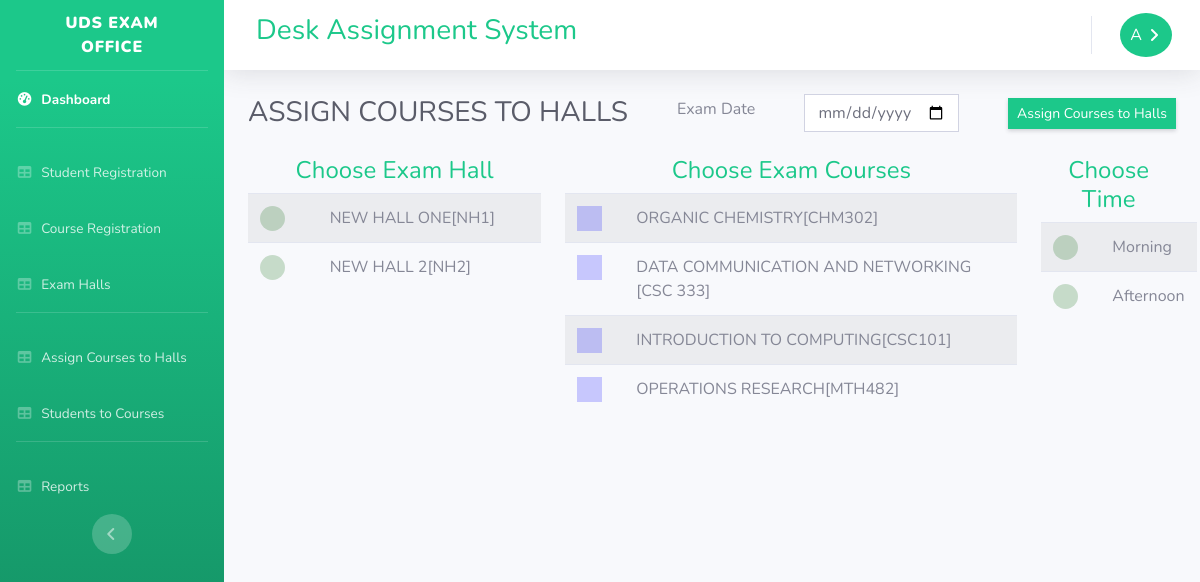
Page /courseshalls.php (signed in) on the committed database.
### tables this page shows
CREATE TABLE `examhalls` (
  `id` int(11) NOT NULL,
  `hallname` varchar(100) NOT NULL,
  `hallcode` varchar(10) NOT NULL,
  `hallrows` int(11) NOT NULL,
  `hallcolumns` int(11) NOT NULL,
  `capacity` int(11) GENERATED ALWAYS AS (`hallrows` * `hallcolumns`) VIRTUAL
);

CREATE TABLE `courses` (
  `course_id` int(11) NOT NULL,
  `course_name` varchar(50) NOT NULL,
  `course_code` varchar(10) NOT NULL
);

### courseshalls.php (the view, shortened to what this page needs)
<?php
  require('connect.php');
?>
<!DOCTYPE html>
<html lang="en">
<head>
  <link href="vendor/fontawesome-free/css/all.min.css" rel="stylesheet" type="text/css">
  <link href="css/sb-admin-2.min.css" rel="stylesheet">
  <link href="css/sb-admin-2.css" rel="stylesheet">
</head>
<body id="page-top">
  <div id="wrapper">
    <ul class="navbar-nav bg-gradient-success sidebar sidebar-dark accordion" id="accordionSidebar">
      <a class="sidebar-brand d-flex align-items-center justify-content-center" href="account.php">
        <div class="sidebar-brand-text mx-3"><b>UDS EXAM OFFICE</b> </div>
      </a>
      <hr class="sidebar-divider my-0">
      <li class="nav-item active">
        <a class="nav-link" href="account.php">
          <i class="fas fa-fw fa-tachometer-alt"></i>
          <span>Dashboard</span></a>
      </li>
      <hr class="sidebar-divider">
      <li class="nav-item">
        <a class="nav-link" href="registeredstudents.php">
          <i class="fas fa-fw fa-table"></i>
          <span>Student Registration</span></a>
      </li>
       <li class="nav-item">
        <a class="nav-link" href="courseregistration.php">
          <i class="fas fa-fw fa-table"></i>
          <span>Course Registration</span></a>
      </li>
      <li class="nav-item">
        <a class="nav-link" href="examhall.php">
          <i class="fas fa-fw fa-table"></i>
          <span>Exam Halls</span></a>
      </li>
      <hr class="sidebar-divider">
       <li class="nav-item">
        <a class="nav-link" href="courseshalls.php">
          <i class="fas fa-fw fa-table"></i>
          <span>Assign Courses to Halls</span></a>
      </li>
       <li class="nav-item">
        <a class="nav-link" href="assignstudentstocourses.php">
          <i class="fas fa-fw fa-table"></i>
          <span>Students to Courses</span></a>
      </li>
      <hr class="sidebar-divider d-none d-md-block">
      <li class="nav-item">
        <a class="nav-link" href="reports.php">
          <i class="fas fa-fw fa-table"></i>
          <span>Reports</span></a>
      </li>
      <div class="text-center d-none d-md-inline">
        <button class="rounded-circle border-0" id="sidebarToggle"></button>
      </div>
    </ul>
    <div id="content-wrapper" class="d-flex flex-column">
      <div id="content">
        <nav class="navbar navbar-expand navbar-light bg-white topbar mb-4 static-top shadow">
          <div class="d-none d-sm-inline-block ml-md-3 my-2 my-md-0 mw-100">
            <h3 class="text-success"> Desk Assignment System </h3>
          </div>
              <ul class="navbar-nav ml-auto">
      <li class="nav-item dropdown">
        <a class="nav-link " href="#" id="navbarDropdown" role="button" data-toggle="dropdown" aria-haspopup="true" aria-expanded="false">
          <span style="padding: 10px;font-style:bold; color:#fff;" class=" rounded-circle bg-success dropdown-toggle"><?php echo(strtoupper(substr($_SESSION['username'], 0,1))); ?></span>
        </a>
      </li>
    </ul>
        </nav>
        <div class="container-fluid">
        <form action="" method="POST">
          <div class="d-sm-flex align-items-center justify-content-between mb-4">
            <h1 class="h3 mb-0 text-center text-gray-800">ASSIGN COURSES TO HALLS</h1>
            <label>Exam Date</label>
            <input type="date" class="form-control col-2 rounded-0" name="writtendate" required>
            <input type="submit" class="d-none d-sm-inline-block btn btn-sm btn-success rounded-0 btn-primary shadow-sm" name="submit" value="Assign Courses to Halls" >
          </div>
          <div class="row">
            <div class="col-lg-4 mb-4">
              <h4 class="text-center text-success">Choose Exam Hall</h4>
              <?php
                $sql = "SELECT * FROM examhalls";
                $res = mysqli_query($conn,$sql);
                if(mysqli_num_rows($res) > 0){
                  echo "<table class='table table-striped'>";
                  echo "<tbody>";
                  while($row = mysqli_fetch_assoc($res)){
                    $hall_name = strtoupper($row['hallname']);
                    $hall_code = strtoupper($row['hallcode']);
                    echo "<tr>
                      <td> <label class='con'><input type='radio' name='halls' value='$hall_code'><span class='checkmark'> </span></label> </td>
                    <td>". $hall_name."[".$hall_code."]" ."</td> </tr>";
                  }
                  echo "</tbody>";
                  echo " </table>";
                }
              ?>
            </div>
            <div class="col-lg-6 mb-4">
              <h4 class="text-center text-success">Choose Exam Courses</h4>
              <?php
                $sql = "SELECT * FROM courses ORDER BY course_code ASC";
                $res = mysqli_query($conn,$sql);
                if(mysqli_num_rows($res) > 0){
                  echo "<table class='table table-striped'>";
                  echo "<tbody>";
                  while($row = mysqli_fetch_assoc($res)){
                    $course_name = strtoupper($row['course_name']);
                    $course_code = strtoupper($row['course_code']);
                    echo "<tr>
                      <td> <label class='cont'><input type='checkbox' name='courses[]' value='$course_code'><span class='checkmar'> </span></label> </td>
                    <td>". $course_name."[".$course_code."]" ."</td> </tr>";
                  }
                  echo "</tbody>";
                  echo " </table>";
                }
              ?>
              </div>
            <div class="col-lg-2 mb-4">
              <h4 class="text-center text-success">Choose Time</h4>
                <table class="table table-striped">
                  <tbody>
                    <tr>
                      <td> <label class='con'><input type='radio' name='time' value='1'><span class='checkmark'> </span></label> </td>
                      <td>Morning</td>
                    </tr>
                    <tr>
                      <td><label class='con'><input type='radio' name='time' value='0'><span class='checkmark'> </span></label></td>
                      <td>Afternoon</td>
                    </tr>
                  </tbody>
                </table>
            </div>
            </form>
            </div>
          </div>
          </div>
</body>
</html>

### rows in the picture
examhalls: hallname "NEW HALL ONE", hallcode "NH1"
examhalls: hallname "NEW HALL 2", hallcode "NH2"
courses: course_name "ORGANIC CHEMISTRY", course_code "CHM302"
courses: course_name "DATA COMMUNICATION AND NETWORKING", course_code "CSC 333"
courses: course_name "INTRODUCTION TO COMPUTING", course_code "CSC101"
courses: course_name "OPERATIONS RESEARCH", course_code "MTH482"

### other values in the picture
substr($_SESSION['username'], 0,1) "A"
